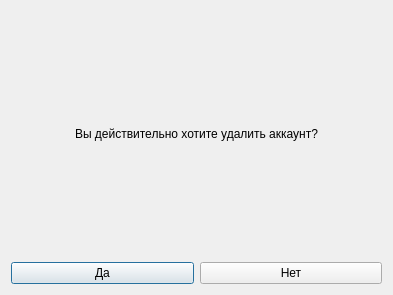
<?xml version="1.0" encoding="UTF-8"?>
<ui version="4.0">
 <class>ConfirmDel</class>
 <widget class="QDialog" name="ConfirmDel">
  <property name="geometry">
   <rect>
    <x>0</x>
    <y>0</y>
    <width>393</width>
    <height>295</height>
   </rect>
  </property>
  <property name="windowTitle">
   <string>Dialog</string>
  </property>
  <layout class="QGridLayout" name="gridLayout">
   <item row="1" column="0">
    <widget class="QPushButton" name="pushButton">
     <property name="text">
      <string>Да</string>
     </property>
    </widget>
   </item>
   <item row="1" column="1">
    <widget class="QPushButton" name="pushButton_2">
     <property name="text">
      <string>Нет</string>
     </property>
    </widget>
   </item>
   <item row="0" column="0" colspan="2">
    <widget class="QLabel" name="label">
     <property name="text">
      <string>Вы действительно хотите удалить аккаунт?</string>
     </property>
     <property name="alignment">
      <set>Qt::AlignCenter</set>
     </property>
    </widget>
   </item>
  </layout>
 </widget>
 <resources/>
 <connections/>
</ui>
